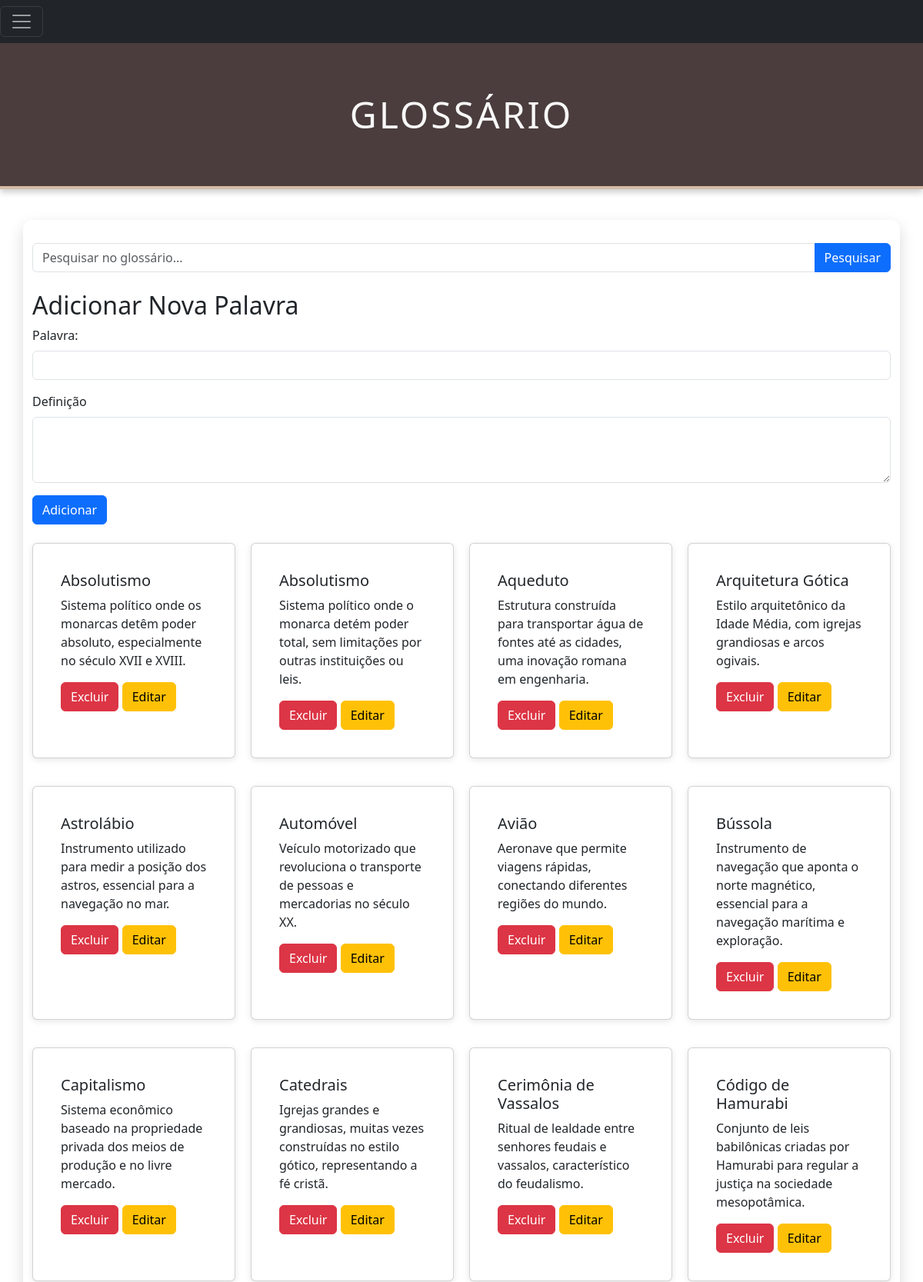
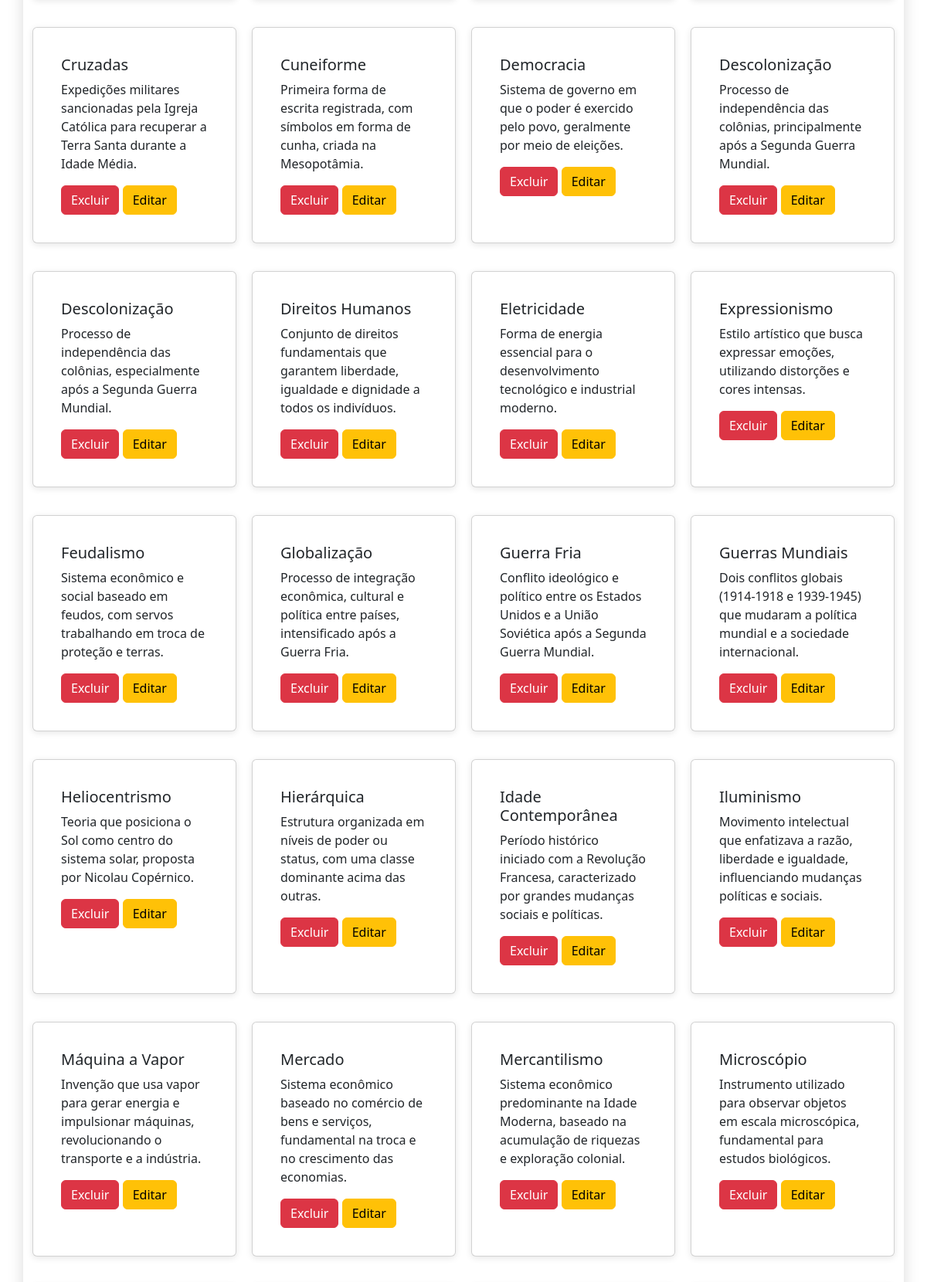
Page /paginas/glossario.php (signed in, upper part) on the committed database (2 pictures, top to bottom).
### tables this page shows
CREATE TABLE `glossario` (
  `id_palavra` int(11) NOT NULL,
  `titulo` varchar(150) NOT NULL,
  `descricao` varchar(255) NOT NULL
);

### paginas/glossario.php (the view, shortened to what this page needs)
<?php
include '../bd/database.php';
$searchTerm = '';
$sql = "SELECT * FROM glossario";
if (!empty($searchTerm)) {
    $sql .= " WHERE titulo LIKE ? OR descricao LIKE ?";
    $stmt = $connection->prepare($sql);
    $likeSearchTerm = '%' . $searchTerm . '%';
    $stmt->bind_param('ss', $likeSearchTerm, $likeSearchTerm);
    $stmt->execute();
    $result = $stmt->get_result();
} else {
    $sql .= " ORDER BY titulo ASC";
    $result = $connection->query($sql);
}
?>
<!DOCTYPE html>
<html lang="en">
<head>
    <link rel="stylesheet" href="../css/glossario.css">
    <link href="https://cdn.jsdelivr.net/npm/bootstrap@5.3.0-alpha1/dist/css/bootstrap.min.css" rel="stylesheet">
</head>
<body>
<div class="pos-f-t">
    <nav class="navbar navbar-dark bg-dark">
        <button class="navbar-toggler" type="button" data-bs-toggle="offcanvas" data-bs-target="#offcanvasNavbar"
                aria-controls="offcanvasNavbar" aria-expanded="false" aria-label="Alterna navegação">
            <span class="navbar-toggler-icon"></span>
        </button>
    </nav>
</div>
<header>
    <h1 class="text-center my-4">Glossário</h1>
</header>
<div class="container">
    <div class="mb-4">
        <form method="post" action="">
            <div class="input-group">
                <input type="text" class="form-control" name="search" placeholder="Pesquisar no glossário..." value="<?= htmlspecialchars($searchTerm) ?>">
                <button type="submit" class="btn btn-primary">Pesquisar</button>
            </div>
        </form>
    </div>
    <?php if (isset($_SESSION['tipo_sessao']) && $_SESSION['tipo_sessao'] === 'administrador'): ?>
        <div class="mb-4">
            <h2>Adicionar Nova Palavra</h2>
            <form method="post" action="">
                <div class="mb-3">
                    <label for="term" class="form-label">Palavra:</label>
                    <input type="text" class="form-control" name="term" id="term" required>
                </div>
                <div class="mb-3">
                    <label for="definition" class="form-label">Definição</label>
                    <textarea class="form-control" name="definition" id="definition" rows="3" required></textarea>
                </div>
                <button type="submit" class="btn btn-primary">Adicionar</button>
            </form>
        </div>
    <?php endif; ?>
    <section class="cards-section" id="glossaryCards">
        <?php if ($result && $result->num_rows > 0): ?>
            <?php while ($linha = $result->fetch_assoc()): ?>
                <div class="card mb-3">
                    <div class="card-body">
                        <h5 class="card-title"><?= htmlspecialchars($linha['titulo']) ?></h5>
                        <p class="card-text"><?= htmlspecialchars($linha['descricao']) ?></p>
                        <?php if (isset($_SESSION['tipo_sessao']) && $_SESSION['tipo_sessao'] === 'administrador'): ?>
                            <form method="post" action="" class="d-inline">
                                <button type="submit" class="btn btn-danger">Excluir</button>
                            </form>
                            <button class="btn btn-warning" onclick="fillEditForm(<?= $linha['id_palavra'] ?>, '<?= addslashes($linha['titulo']) ?>', '<?= addslashes($linha['descricao']) ?>')">Editar</button>
                        <?php endif; ?>
                    </div>
                </div>
            <?php endwhile; ?>
        <?php else: ?>
            <p class="text-center">Nenhuma entrada encontrada para o termo pesquisado.</p>
        <?php endif; ?>
    </section>
</div>
</body>
</html>

### css/glossario.css (style rules this page uses)
body { font-family: 'Georgia', serif; background-color: #faf3e0; color: #3d3d3d; margin: 0; padding: 0; }
header { background-color: #4b3d3d; color: #f8f8f8; padding: 40px 0; text-align: center; box-shadow: 0px 4px 8px rgba(0, 0, 0, 0.2); border-bottom: 4px solid #d5bca7; }
header h1 { font-size: 48px; margin: 0; text-transform: uppercase; letter-spacing: 3px; }
.container { max-width: 1100px; margin: 40px auto; padding: 30px; background-color: #ffffff; box-shadow: 0px 8px 20px rgba(0, 0, 0, 0.15); border-radius: 12px; }
h2 { color: #4b3d3d; font-size: 28px; margin-bottom: 15px; }
.cards-section { display: grid; grid-template-columns: repeat(4, 1fr); gap: 20px; margin-top: 20px; }
.card { background-color: #f8f8f8; padding: 20px; border-radius: 8px; box-shadow: 0px 2px 8px rgba(0, 0, 0, 0.1); min-height: 150px; }

### rows in the picture
glossario: titulo "Absolutismo", descricao "Sistema político onde os monarcas detêm poder absoluto, especialmente no século XVII e XVIII."
glossario: titulo "Absolutismo", descricao "Sistema político onde o monarca detém poder total, sem limitações por outras instituições ou leis."
glossario: titulo "Aqueduto", descricao "Estrutura construída para transportar água de fontes até as cidades, uma inovação romana em engenharia."
glossario: titulo "Arquitetura Gótica", descricao "Estilo arquitetônico da Idade Média, com igrejas grandiosas e arcos ogivais."
glossario: titulo "Astrolábio", descricao "Instrumento utilizado para medir a posição dos astros, essencial para a navegação no mar."
glossario: titulo "Automóvel", descricao "Veículo motorizado que revoluciona o transporte de pessoas e mercadorias no século XX."
glossario: titulo "Avião", descricao "Aeronave que permite viagens rápidas, conectando diferentes regiões do mundo."
glossario: titulo "Bússola", descricao "Instrumento de navegação que aponta o norte magnético, essencial para a navegação marítima e exploração."
glossario: titulo "Capitalismo", descricao "Sistema econômico baseado na propriedade privada dos meios de produção e no livre mercado."
glossario: titulo "Catedrais", descricao "Igrejas grandes e grandiosas, muitas vezes construídas no estilo gótico, representando a fé cristã."
glossario: titulo "Cerimônia de Vassalos", descricao "Ritual de lealdade entre senhores feudais e vassalos, característico do feudalismo."
glossario: titulo "Código de Hamurabi", descricao "Conjunto de leis babilônicas criadas por Hamurabi para regular a justiça na sociedade mesopotâmica."
glossario: titulo "Cruzadas", descricao "Expedições militares sancionadas pela Igreja Católica para recuperar a Terra Santa durante a Idade Média."
glossario: titulo "Cuneiforme", descricao "Primeira forma de escrita registrada, com símbolos em forma de cunha, criada na Mesopotâmia."
glossario: titulo "Democracia", descricao "Sistema de governo em que o poder é exercido pelo povo, geralmente por meio de eleições."
glossario: titulo "Descolonização", descricao "Processo de independência das colônias, principalmente após a Segunda Guerra Mundial."
glossario: titulo "Descolonização", descricao "Processo de independência das colônias, especialmente após a Segunda Guerra Mundial."
glossario: titulo "Direitos Humanos", descricao "Conjunto de direitos fundamentais que garantem liberdade, igualdade e dignidade a todos os indivíduos."
glossario: titulo "Eletricidade", descricao "Forma de energia essencial para o desenvolvimento tecnológico e industrial moderno."
glossario: titulo "Expressionismo", descricao "Estilo artístico que busca expressar emoções, utilizando distorções e cores intensas."
glossario: titulo "Feudalismo", descricao "Sistema econômico e social baseado em feudos, com servos trabalhando em troca de proteção e terras."
glossario: titulo "Globalização", descricao "Processo de integração econômica, cultural e política entre países, intensificado após a Guerra Fria."
glossario: titulo "Guerra Fria", descricao "Conflito ideológico e político entre os Estados Unidos e a União Soviética após a Segunda Guerra Mundial."
glossario: titulo "Guerras Mundiais", descricao "Dois conflitos globais (1914-1918 e 1939-1945) que mudaram a política mundial e a sociedade internacional."
glossario: titulo "Heliocentrismo", descricao "Teoria que posiciona o Sol como centro do sistema solar, proposta por Nicolau Copérnico."
glossario: titulo "Hierárquica", descricao "Estrutura organizada em níveis de poder ou status, com uma classe dominante acima das outras."
glossario: titulo "Idade Contemporânea", descricao "Período histórico iniciado com a Revolução Francesa, caracterizado por grandes mudanças sociais e políticas."
glossario: titulo "Iluminismo", descricao "Movimento intelectual que enfatizava a razão, liberdade e igualdade, influenciando mudanças políticas e sociais."
glossario: titulo "Máquina a Vapor", descricao "Invenção que usa vapor para gerar energia e impulsionar máquinas, revolucionando o transporte e a indústria."
glossario: titulo "Mercado", descricao "Sistema econômico baseado no comércio de bens e serviços, fundamental na troca e no crescimento das economias."
glossario: titulo "Mercantilismo", descricao "Sistema econômico predominante na Idade Moderna, baseado na acumulação de riquezas e exploração colonial."
glossario: titulo "Microscópio", descricao "Instrumento utilizado para observar objetos em escala microscópica, fundamental para estudos biológicos."
